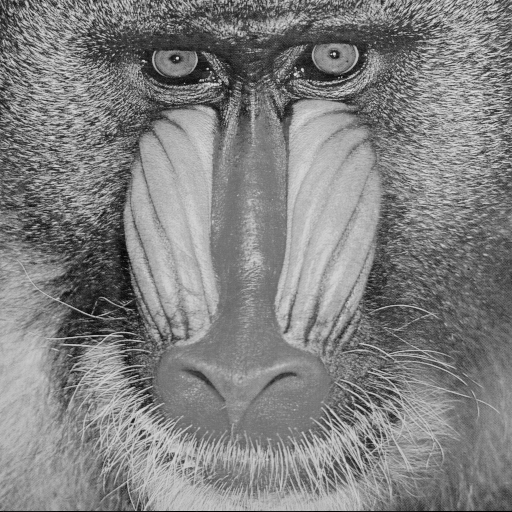
#> input picture trabalho4/images/baboon.png, 512 x 512 px
$ python rotationTest.py
#> lines starting #> are read from the running program, lines starting #| are printed output that depends on the picture
import cv2
import numpy as np
import math

def rotate_image(inputImg, outputImg, inverseScaleMatrix):
    outputRows, outptColumns = outputImg.shape[:2]
    for row in range(outputRows):
        for column in range(outptColumns):
            currentOutputPixel = np.array([
                                          [column],
                                          [row],
                                          [1]
                                        ])
            inputImgPixel = inverseScaleMatrix @ currentOutputPixel

            inputImgRow = int(inputImgPixel[1,0])
            inputImgColumn = int(inputImgPixel[0,0])

            inputImgRow = inputImgRow if inputImgRow < 512 and inputImgRow >= 0 else -1
            inputImgColumn = inputImgColumn if inputImgColumn < 512 and inputImgColumn >= 0 else -1

            if inputImgRow == -1 or inputImgColumn == -1:
                outputImg[row, column] = 0
            else:
                outputImg[row, column] = inputImg[inputImgRow, inputImgColumn]


image = cv2.imread('./images/baboon.png', cv2.IMREAD_GRAYSCALE)
#> image is the input picture: shape (512, 512); min 0, max 230, mean 129.1
print(image.shape)
#| (512, 512)
image_height, image_width = image.shape[:2]
#> image_height = 512; image_width = 512


rotationFactor = -80
rotationFactorRadians = np.radians(rotationFactor)

output_image = np.zeros(image.shape, dtype=np.uint8)

rotationMatrix = np.array([
                        [math.cos(rotationFactorRadians), -math.sin(rotationFactorRadians), 0],
                        [math.sin(rotationFactorRadians), math.cos(rotationFactorRadians), 0],
                        [0, 0, 1]
                    ])
translationToOriginMatrix = np.array([
                        [1, 0, -(image_width // 2)],
                        [0, 1, -(image_height // 2)],
                        [0, 0, 1]
                    ])
#> translationToOriginMatrix = [[1, 0, -256], [0, 1, -256], [0, 0, 1]]
translationBackMatrix = np.array([
                        [1, 0, (image_width // 2)],
                        [0, 1, (image_height // 2)],
                        [0, 0, 1]
                    ])
#> translationBackMatrix = [[1, 0, 256], [0, 1, 256], [0, 0, 1]]

resultingTransformation = translationBackMatrix @ rotationMatrix @ translationToOriginMatrix
inverse_matrix = np.linalg.inv(resultingTransformation)

rotate_image(image, output_image, inverse_matrix)
#> after the loop in rotate_image, `for row in range(outputRows):`:
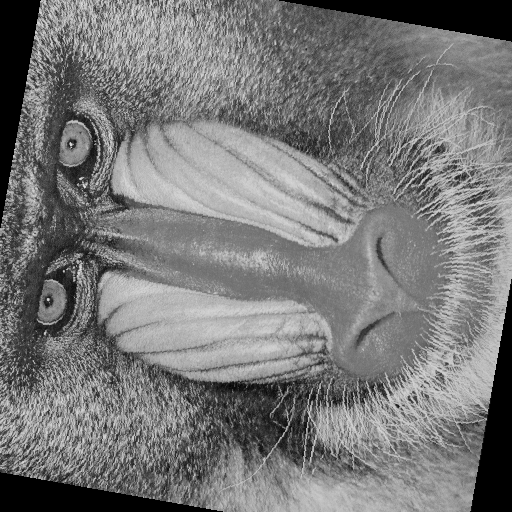
#> outputImg: shape (512, 512); min 0, max 230, mean 119.8
cv2.imwrite('rotated_img.png', output_image)
print(resultingTransformation)
#| [[ 1.73648178e-01  9.84807753e-01 -4.05647183e+01]
#|  [-9.84807753e-01  1.73648178e-01  4.63656851e+02]
#|  [ 0.00000000e+00  0.00000000e+00  1.00000000e+00]]
print(inverse_matrix)
#| [[ 1.73648178e-01 -9.84807753e-01  4.63656851e+02]
#|  [ 9.84807753e-01  1.73648178e-01 -4.05647183e+01]
#|  [ 0.00000000e+00  0.00000000e+00  1.00000000e+00]]
print(inverse_matrix @ resultingTransformation)
#| [[ 1.00000000e+00 -2.31827802e-17 -5.68434189e-14]
#|  [-1.19590453e-17  1.00000000e+00  0.00000000e+00]
#|  [ 0.00000000e+00  0.00000000e+00  1.00000000e+00]]

$ run again, with trabalho4/images/butterfly.png copied over trabalho4/images/baboon.png
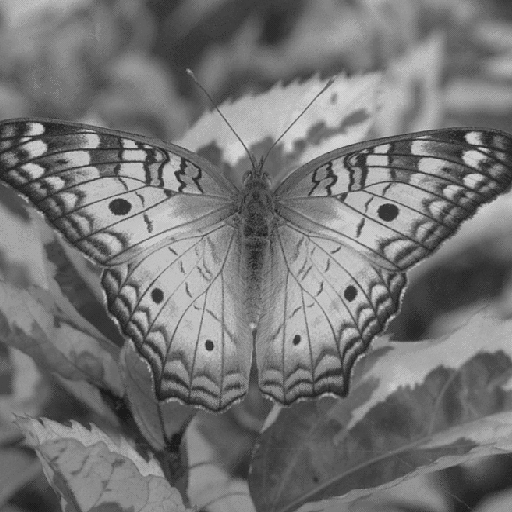
#> input picture trabalho4/images/butterfly.png, 512 x 512 px
#> image is the input picture: shape (512, 512); min 27, max 212, mean 116.8
#| (512, 512)
#> after the loop in rotate_image, `for row in range(outputRows):`:
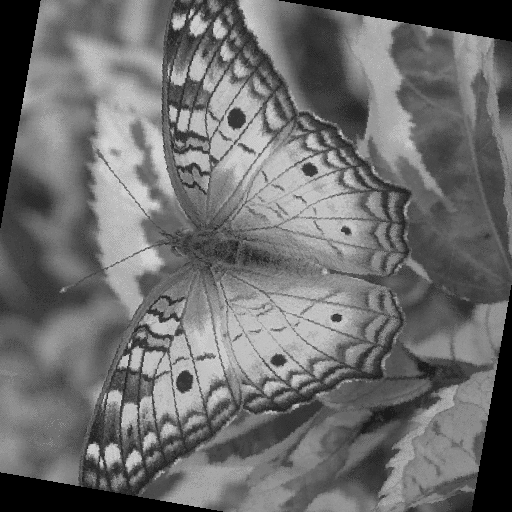
#> outputImg: shape (512, 512); min 0, max 212, mean 109.2
#| [[ 1.73648178e-01  9.84807753e-01 -4.05647183e+01]
#|  [-9.84807753e-01  1.73648178e-01  4.63656851e+02]
#|  [ 0.00000000e+00  0.00000000e+00  1.00000000e+00]]
#| [[ 1.73648178e-01 -9.84807753e-01  4.63656851e+02]
#|  [ 9.84807753e-01  1.73648178e-01 -4.05647183e+01]
#|  [ 0.00000000e+00  0.00000000e+00  1.00000000e+00]]
#| [[ 1.00000000e+00 -2.31827802e-17 -5.68434189e-14]
#|  [-1.19590453e-17  1.00000000e+00  0.00000000e+00]
#|  [ 0.00000000e+00  0.00000000e+00  1.00000000e+00]]

$ run again, with trabalho4/images/city.png copied over trabalho4/images/baboon.png
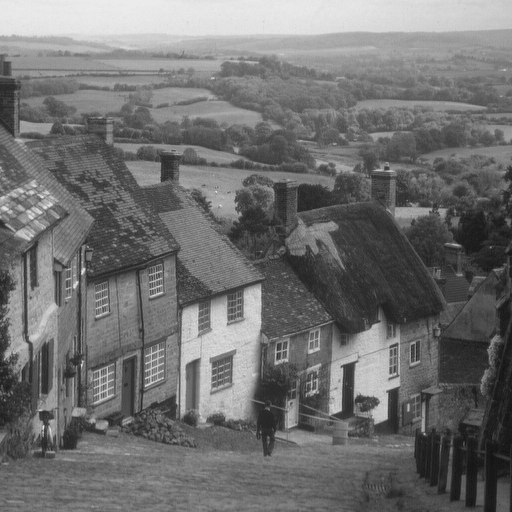
#> input picture trabalho4/images/city.png, 512 x 512 px
#> image is the input picture: shape (512, 512); min 16, max 235, mean 112.2
#| (512, 512)
#> after the loop in rotate_image, `for row in range(outputRows):`:
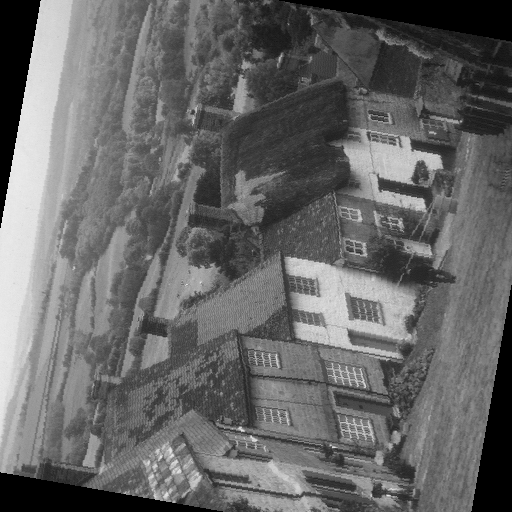
#> outputImg: shape (512, 512); min 0, max 235, mean 103
#| [[ 1.73648178e-01  9.84807753e-01 -4.05647183e+01]
#|  [-9.84807753e-01  1.73648178e-01  4.63656851e+02]
#|  [ 0.00000000e+00  0.00000000e+00  1.00000000e+00]]
#| [[ 1.73648178e-01 -9.84807753e-01  4.63656851e+02]
#|  [ 9.84807753e-01  1.73648178e-01 -4.05647183e+01]
#|  [ 0.00000000e+00  0.00000000e+00  1.00000000e+00]]
#| [[ 1.00000000e+00 -2.31827802e-17 -5.68434189e-14]
#|  [-1.19590453e-17  1.00000000e+00  0.00000000e+00]
#|  [ 0.00000000e+00  0.00000000e+00  1.00000000e+00]]

$ run again, with trabalho4/images/house.png copied over trabalho4/images/baboon.png
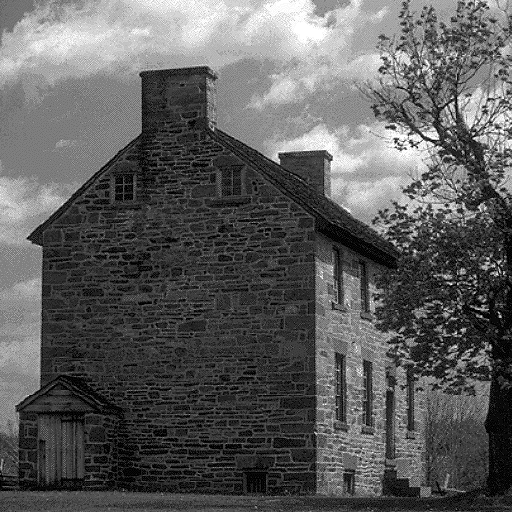
#> input picture trabalho4/images/house.png, 512 x 512 px
#> image is the input picture: shape (512, 512); min 0, max 255, mean 92.9
#| (512, 512)
#> after the loop in rotate_image, `for row in range(outputRows):`:
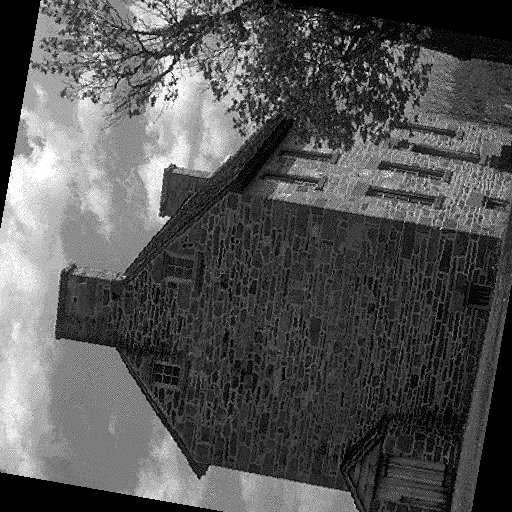
#> outputImg: shape (512, 512); min 0, max 255, mean 85.2
#| [[ 1.73648178e-01  9.84807753e-01 -4.05647183e+01]
#|  [-9.84807753e-01  1.73648178e-01  4.63656851e+02]
#|  [ 0.00000000e+00  0.00000000e+00  1.00000000e+00]]
#| [[ 1.73648178e-01 -9.84807753e-01  4.63656851e+02]
#|  [ 9.84807753e-01  1.73648178e-01 -4.05647183e+01]
#|  [ 0.00000000e+00  0.00000000e+00  1.00000000e+00]]
#| [[ 1.00000000e+00 -2.31827802e-17 -5.68434189e-14]
#|  [-1.19590453e-17  1.00000000e+00  0.00000000e+00]
#|  [ 0.00000000e+00  0.00000000e+00  1.00000000e+00]]
